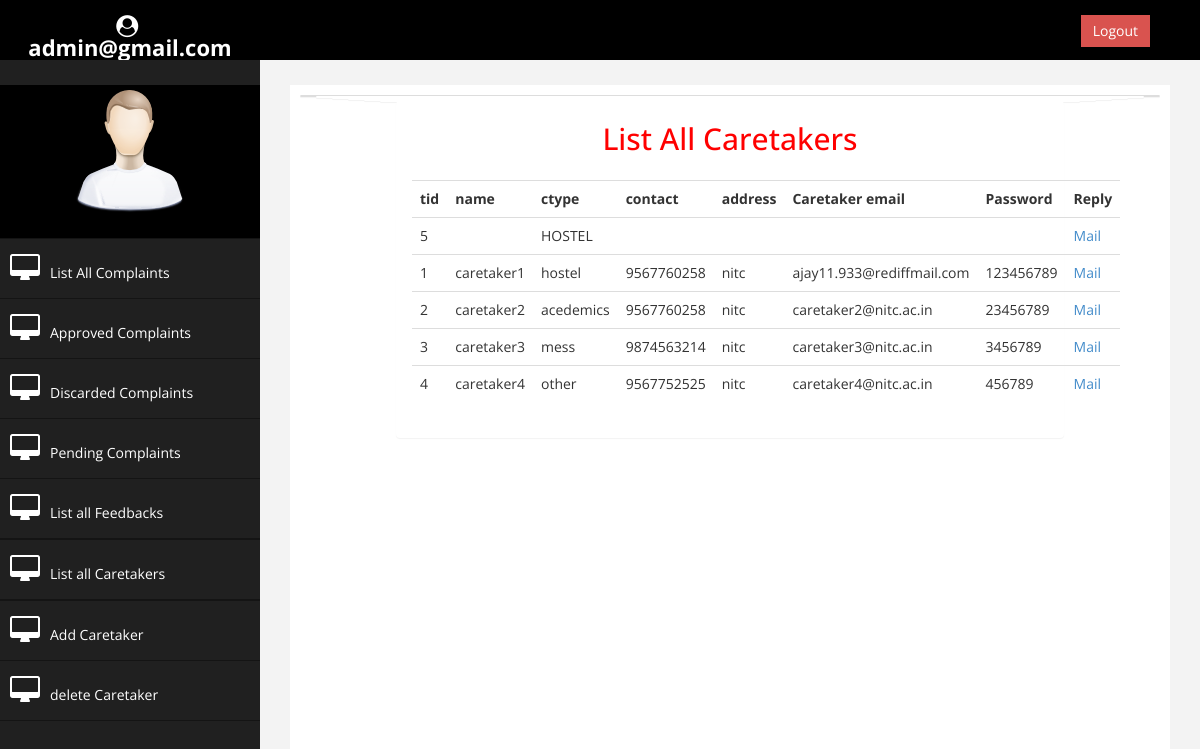
/admin/index.php?caretakerall (signed in), run on the app's committed database.
### tables this page shows
CREATE TABLE `caretaker` (
  `tid` int(9) NOT NULL,
  `name` varchar(50) NOT NULL,
  `ctype` varchar(25) NOT NULL,
  `contact` varchar(10) NOT NULL,
  `address` varchar(250) NOT NULL,
  `email` varchar(256) NOT NULL,
  `password` varchar(25) DEFAULT NULL
);

### admin/index.php (the view, shortened to what this page needs)
<?php
 include('../connection.php');
?>
<!DOCTYPE html>
<head>
    <link href="assets/css/bootstrap.css" rel="stylesheet" />
    <link href="https://maxcdn.bootstrapcdn.com/font-awesome/4.7.0/css/font-awesome.min.css" rel="stylesheet" />
    <link href="assets/js/morris/morris-0.4.3.min.css" rel="stylesheet" />
    <link href="assets/css/custom.css" rel="stylesheet" />
</head>
<body>
    <div id="wrapper">
        <nav class="navbar navbar-default navbar-cls-top " role="navigation" style="margin-bottom: 0">
            <div class="navbar-header">
                <a class="navbar-brand" href="index.html" style="background-color:black;font-size:22px;"><i class="fa fa-user-circle" aria-hidden="true">&nbsp;</i><?php echo $_SESSION['userMail'];?></a>
            </div>
        <div style="color: white;
            padding: 15px 50px 5px 50px;
            float: right;
            font-size: 16px;">
        <a href="logout.php" class="btn btn-danger square-btn-adjust">Logout</a> </div>
        </nav>
        <nav class="navbar-default navbar-side" role="navigation">
            <div class="sidebar-collapse">
                <ul class="nav" id="main-menu">
				    <li class="text-center">
                        <img src="assets/img/find_user.png" class="user-image img-responsive"/>
					</li>
                    <li>
                        <a  href="index.php?listall" id="listAll"><i class="fa fa-desktop fa-2x"></i>List All Complaints</a>
                    </li>
                    <li>
                         <a  href="index.php?approvedall" id="approvedAll"><i class="fa fa-desktop fa-2x"></i>Approved Complaints</a>
                    </li>
                    <li>
                        <a  href="index.php?discardall" id="discardAll"><i class="fa fa-desktop fa-2x"></i>Discarded Complaints</a>
                    </li>
                     <li>
                        <a  href="index.php?pendingall" id="pendingAll"><i class="fa fa-desktop fa-2x"></i>Pending Complaints</a>
                    </li>
                     <li>
                        <a  href="index.php?feedbackall" id="feedbackAll"><i class="fa fa-desktop fa-2x"></i>List all Feedbacks</a>
                    </li>
                    <li>
                    <li>
                        <a  href="index.php?caretakerall" id="caretakerAll"><i class="fa fa-desktop fa-2x"></i>List all Caretakers</a>
                    </li><li>
                    <li>
                        <a id="careAll" data-toggle="modal" data-target="#myModala"><i class="fa fa-desktop fa-2x"></i>Add Caretaker</a>
                    </li>
                     <li>
                        <a  href="index.php?dcareall" id="dcareAll"><i class="fa fa-desktop fa-2x"></i>delete Caretaker</a>
                    </li>
                </ul>
            </div>
        </nav>
        <div id="page-wrapper" >
            <div id="page-inner">
            <div class="row">
                <div class="col-md-12 col-sm-12 col-xs-12">
                    <div class="panel panel-default">
 <div id="page-wrapper1" >
            <div id="page-inner1">
            <div class="row1">
                <div class="col-md-12 col-sm-12 col-xs-121">
                    <div class="panel panel-default1">
 <div id="page-wrapper2" >
            <div id="page-inner2">
            <div class="row2">
                <div class="col-md-12 col-sm-12 col-xs-122">
                    <div class="panel panel-default2">
 <div id="page-wrapper3" >
            <div id="page-inner3">
            <div class="row3">
                <div class="col-md-12 col-sm-12 col-xs-123">
                    <div class="panel panel-default3">
 <div id="page-wrapper1" >
            <div id="page-inner1">
            <div class="row1">
                <div class="col-md-12 col-sm-12 col-xs-121">
                    <div class="panel panel-default1">
        <div id="page-wrapper4" >
            <div id="page-inner4">
            <div class="row4">
                <div class="col-md-12 col-sm-12 col-xs-124">
                    <div class="panel panel-default4">
   <div id="page-wrapper5" >
            <div id="page-inner5">
            <div class="row5">
                <div class="col-md-12 col-sm-12 col-xs-125">
                    <div class="panel panel-default5">
                                    <?php
                                        if(isset($_GET['caretakerall']))
                                        {
                                            $caretakerAll = "SELECT * FROM `caretaker` WHERE 1";
                                            $result = $conn->query($caretakerAll);
                                              if($result->num_rows>0){
                                                echo'<div class="panel-heading4">
                            <h2 align="center">List All Caretakers</h2>
                        </div>
                        <div class="panel-body">
                            <div class="" id="dcareAll">';
                                                     echo '<table class="table ">';
                                                    echo '<tr><th>tid</th>
                                                            <th>name</th>
                                                            <th>ctype</th>
                                                            <th>contact</th>
                                                            <th>address</th>
                                                            <th>Caretaker email</th>
                                                            <th>Password</th>
                                                            <th>Reply</th>
                                                            <tr>';
                                                    while($temp = $result->fetch_assoc()){
                                                         echo  '<tr><td>'.$temp['tid'].'</td>';
                                                        echo  '<td>'.$temp['name'].'</td>';
                                                        echo  '<td>'.$temp['ctype'].'</td>';
                                                        echo  '<td>'.$temp['contact'].'</td>';
                                                        echo  '<td>'.$temp['address'].'</td>';
                                                        echo  '<td>'.$temp['email'].'</td>';
                                                        echo  '<td>'.$temp['password'].'</td>';
                                                          echo  '<td><a href="forward_mail.php?mail='.$temp['email'].'">Mail </a></td></tr>';
                                                    }
                                                    echo '</table>';
                                                  } else{
                                                echo 'No Caretakers is found ';
                                              }
                                        }
                                    ?>
                            </div>
                        </div>
                    </div>
                </div>
            </div>
    </div>
            </div>
        </div>
</body>
</html>

### admin/assets/css/custom.css (style rules this page uses)
body { font-family: 'Open Sans', sans-serif; }
#wrapper { width: 100%; background:#202020; }
#page-wrapper { padding: 15px 15px; min-height: 600px; background:#F3F3F3; }
#page-inner { width:100%; margin:10px 20px 10px 0px; background-color:#fff!important; padding:10px; min-height:1200px; }
.text-center { text-align:center; }
h2 { color: #f00; }
.square-btn-adjust { border: 0px solid transparent; -webkit-border-radius: 0px; -moz-border-radius: 0px; border-radius: 0px; }
.user-image { margin: 25px auto; -webkit-border-radius: 10px; -moz-border-radius: 10px; border-radius: 10px; max-height:170px; max-width:170px; }
.navbar-cls-top .navbar-brand { color: #fff; background: #C90000; width: 260px; text-align: center; height: 60px; font-size: 30px; font-weight: 700; }
.sidebar-collapse , .sidebar-collapse .nav { background:none; }
.sidebar-collapse .nav { padding:0; }
.sidebar-collapse .nav > li > a { color:#fff; background:#202020; text-shadow:none; }
.sidebar-collapse > .nav > li > a { padding:15px 10px; }
.sidebar-collapse > .nav > li { border-bottom: 1px solid rgba(107, 108, 109, 0.19); }
.navbar-side { border:none; background-color: #202020; }
.navbar-cls-top { background:#4D4D4D; border-bottom:none; }
.navbar-default { border:0px solid black; }
.navbar-header { background: #A70303; }
.nav > li > a > i { margin-right:10px; }
@media (min-width:768px) { #page-wrapper { margin: 0 0 0 260px; padding: 15px 30px; min-height: 1200px; } }
@media (min-width:768px) { .navbar-side { z-index: 1; position: absolute; width: 260px; } }
@media (min-width:768px) { .navbar { border-radius: 0px; } }

### admin/index.php (style rules this page uses)
.navbar { background-color: black; }
.navbar-header { background-color:black; }
.nav li { background-color:black; }

### data on the page
caretaker: tid "5", ctype "HOSTEL"
caretaker: tid "1", name "caretaker1", ctype "hostel", contact "9567760258", address "nitc", email "ajay11.933@rediffmail.com", password "123456789"
caretaker: tid "2", name "caretaker2", ctype "acedemics", contact "9567760258", address "nitc", email "caretaker2@nitc.ac.in", password "23456789"
caretaker: tid "3", name "caretaker3", ctype "mess", contact "9874563214", address "nitc", email "caretaker3@nitc.ac.in", password "3456789"
caretaker: tid "4", name "caretaker4", ctype "other", contact "9567752525", address "nitc", email "caretaker4@nitc.ac.in", password "456789"

### other printed values
$_SESSION['userMail'] "admin@gmail.com"
